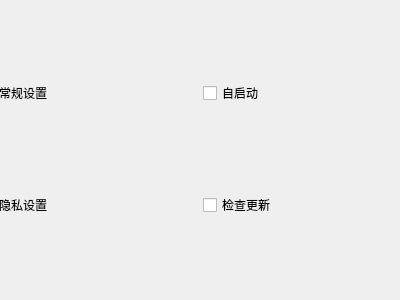
<?xml version="1.0" encoding="UTF-8"?>
<ui version="4.0">
 <class>SettingWindow</class>
 <widget class="QWidget" name="SettingWindow">
  <property name="geometry">
   <rect>
    <x>0</x>
    <y>0</y>
    <width>400</width>
    <height>300</height>
   </rect>
  </property>
  <property name="windowTitle">
   <string>Form</string>
  </property>
  <widget class="QWidget" name="gridLayoutWidget">
   <property name="geometry">
    <rect>
     <x>-1</x>
     <y>-1</y>
     <width>401</width>
     <height>301</height>
    </rect>
   </property>
   <layout class="QGridLayout" name="gridLayout">
    <item row="0" column="1" alignment="Qt::AlignLeft">
     <widget class="QCheckBox" name="autostartBox">
      <property name="text">
       <string>自启动</string>
      </property>
     </widget>
    </item>
    <item row="1" column="1" alignment="Qt::AlignLeft">
     <widget class="QCheckBox" name="updateBox">
      <property name="text">
       <string>检查更新</string>
      </property>
     </widget>
    </item>
    <item row="0" column="0">
     <widget class="QLabel" name="label">
      <property name="text">
       <string>常规设置</string>
      </property>
     </widget>
    </item>
    <item row="1" column="0">
     <widget class="QLabel" name="label_2">
      <property name="text">
       <string>隐私设置</string>
      </property>
     </widget>
    </item>
   </layout>
  </widget>
 </widget>
 <resources/>
 <connections/>
</ui>
